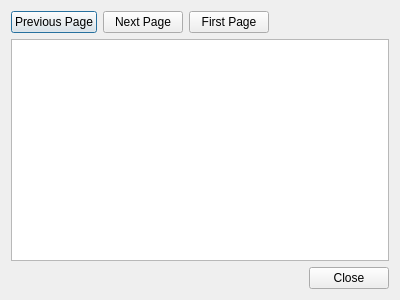
<?xml version="1.0" encoding="UTF-8"?>
<ui version="4.0">
 <class>HelpDlg</class>
 <widget class="QDialog" name="HelpDlg">
  <property name="geometry">
   <rect>
    <x>0</x>
    <y>0</y>
    <width>400</width>
    <height>300</height>
   </rect>
  </property>
  <property name="windowTitle">
   <string>Help Contents - KeePassX</string>
  </property>
  <layout class="QVBoxLayout" name="verticalLayout">
   <item>
    <layout class="QHBoxLayout" name="horizontalLayout">
     <item>
      <widget class="QPushButton" name="buttonPrevious">
       <property name="toolTip">
        <string>Previous Page</string>
       </property>
       <property name="text">
        <string>Previous Page</string>
       </property>
      </widget>
     </item>
     <item>
      <widget class="QPushButton" name="buttonNext">
       <property name="toolTip">
        <string>Next Page</string>
       </property>
       <property name="text">
        <string>Next Page</string>
       </property>
      </widget>
     </item>
     <item>
      <widget class="QPushButton" name="buttonFirst">
       <property name="toolTip">
        <string>First Page</string>
       </property>
       <property name="text">
        <string>First Page</string>
       </property>
      </widget>
     </item>
     <item>
      <spacer name="horizontalSpacer">
       <property name="orientation">
        <enum>Qt::Horizontal</enum>
       </property>
       <property name="sizeHint" stdset="0">
        <size>
         <width>40</width>
         <height>20</height>
        </size>
       </property>
      </spacer>
     </item>
    </layout>
   </item>
   <item>
    <widget class="QTextBrowser" name="textBrowser">
     <property name="openExternalLinks">
      <bool>true</bool>
     </property>
    </widget>
   </item>
   <item>
    <widget class="QDialogButtonBox" name="buttonBox">
     <property name="orientation">
      <enum>Qt::Horizontal</enum>
     </property>
     <property name="standardButtons">
      <set>QDialogButtonBox::Close</set>
     </property>
    </widget>
   </item>
  </layout>
 </widget>
 <tabstops>
  <tabstop>textBrowser</tabstop>
  <tabstop>buttonBox</tabstop>
 </tabstops>
 <resources/>
 <connections>
  <connection>
   <sender>buttonBox</sender>
   <signal>accepted()</signal>
   <receiver>HelpDlg</receiver>
   <slot>accept()</slot>
   <hints>
    <hint type="sourcelabel">
     <x>248</x>
     <y>254</y>
    </hint>
    <hint type="destinationlabel">
     <x>157</x>
     <y>274</y>
    </hint>
   </hints>
  </connection>
  <connection>
   <sender>buttonBox</sender>
   <signal>rejected()</signal>
   <receiver>HelpDlg</receiver>
   <slot>reject()</slot>
   <hints>
    <hint type="sourcelabel">
     <x>316</x>
     <y>260</y>
    </hint>
    <hint type="destinationlabel">
     <x>286</x>
     <y>274</y>
    </hint>
   </hints>
  </connection>
  <connection>
   <sender>buttonPrevious</sender>
   <signal>clicked()</signal>
   <receiver>textBrowser</receiver>
   <slot>backward()</slot>
   <hints>
    <hint type="sourcelabel">
     <x>64</x>
     <y>17</y>
    </hint>
    <hint type="destinationlabel">
     <x>199</x>
     <y>150</y>
    </hint>
   </hints>
  </connection>
  <connection>
   <sender>buttonNext</sender>
   <signal>clicked()</signal>
   <receiver>textBrowser</receiver>
   <slot>forward()</slot>
   <hints>
    <hint type="sourcelabel">
     <x>176</x>
     <y>17</y>
    </hint>
    <hint type="destinationlabel">
     <x>199</x>
     <y>150</y>
    </hint>
   </hints>
  </connection>
  <connection>
   <sender>buttonFirst</sender>
   <signal>clicked()</signal>
   <receiver>textBrowser</receiver>
   <slot>home()</slot>
   <hints>
    <hint type="sourcelabel">
     <x>274</x>
     <y>17</y>
    </hint>
    <hint type="destinationlabel">
     <x>199</x>
     <y>150</y>
    </hint>
   </hints>
  </connection>
  <connection>
   <sender>textBrowser</sender>
   <signal>backwardAvailable(bool)</signal>
   <receiver>buttonPrevious</receiver>
   <slot>setEnabled(bool)</slot>
   <hints>
    <hint type="sourcelabel">
     <x>199</x>
     <y>150</y>
    </hint>
    <hint type="destinationlabel">
     <x>64</x>
     <y>17</y>
    </hint>
   </hints>
  </connection>
  <connection>
   <sender>textBrowser</sender>
   <signal>forwardAvailable(bool)</signal>
   <receiver>buttonNext</receiver>
   <slot>setEnabled(bool)</slot>
   <hints>
    <hint type="sourcelabel">
     <x>199</x>
     <y>150</y>
    </hint>
    <hint type="destinationlabel">
     <x>176</x>
     <y>17</y>
    </hint>
   </hints>
  </connection>
 </connections>
</ui>
